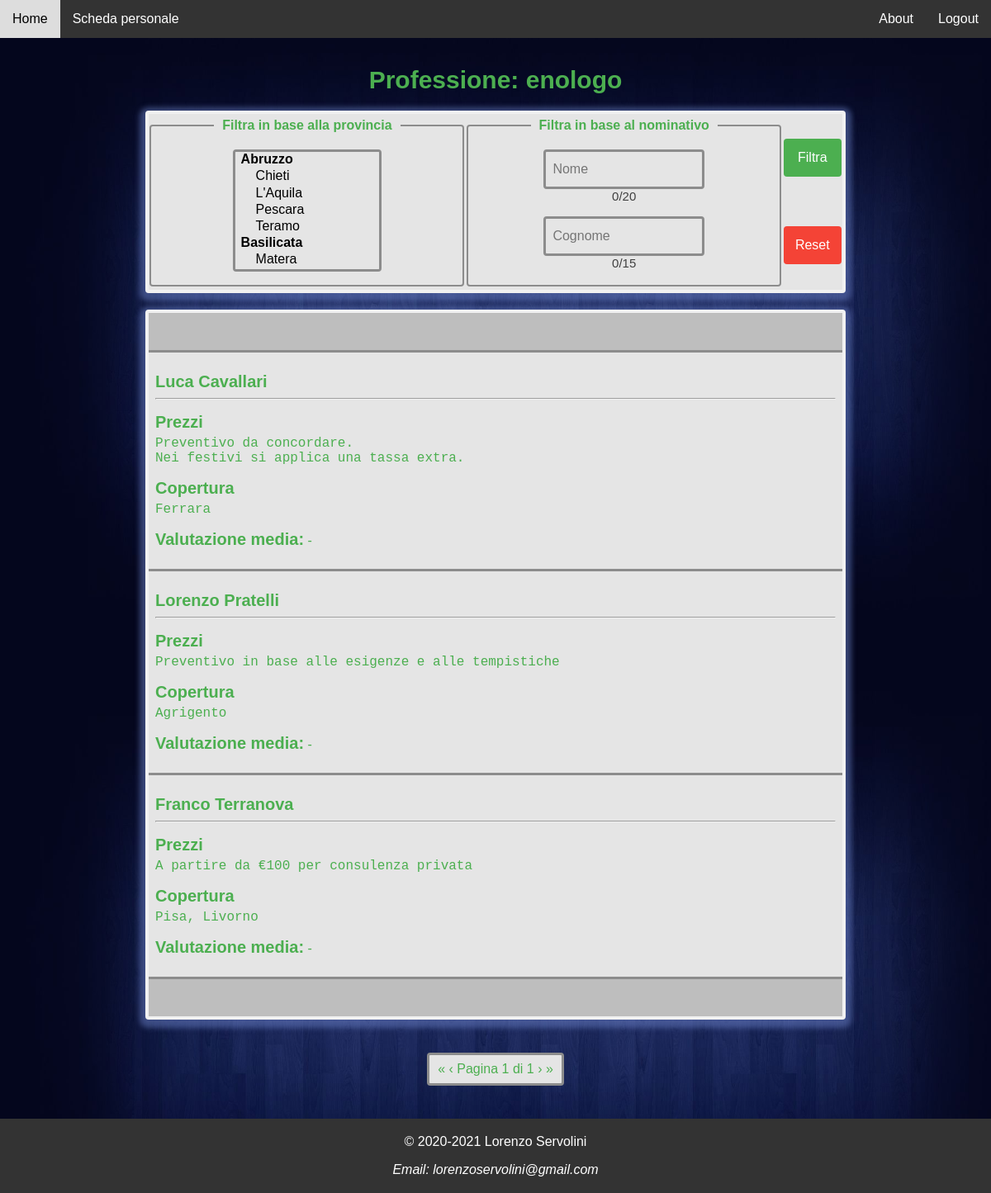
The app's page /php/ricerca.php?professione=Enologo (signed in) with its own data.
### tables this page shows
CREATE TABLE IF NOT EXISTS `professionista` (
  `Email` varchar(50) NOT NULL,
  `Password` char(60) NOT NULL,
  `Genere` char(1) NOT NULL,
  `Nome` varchar(20) NOT NULL,
  `Cognome` varchar(15) NOT NULL,
  `Professione` varchar(20) NOT NULL,
  `Prezzi` varchar(130) DEFAULT NULL,
  `Copertura` varchar(1000) NOT NULL,
  `Descrizione` varchar(200) DEFAULT NULL,
  `Contatti` varchar(100) DEFAULT NULL,
  `Orari` varchar(300) DEFAULT NULL,
  `CondivisioneStorico` tinyint(1) NOT NULL COMMENT 'True (=1) se il professionista ha accettato di condividere lo storico degli interventi con tutti gli altri professionisti'
);

### php/assets/sessione-manager.php (called while the page is built, shortened)
<?php
function isLogged() {
    return isset($_SESSION['SB-logged']);
}
function getLoginEmail() {
    return $_SESSION['SB-logged'];
}

### php/assets/database-manager.php (called while the page is built, shortened)
<?php
class DatabaseManager {
    private $host = "127.0.0.1";
    private $user = "root";
    private $password = "";
    private $database = "subitoprofessionista";
    private $connection = null;
    public function isOpened(){
        return ($this->connection !== NULL);
    }
    private function openConnection(){
        if(!$this->isOpened()){
            $this->connection = mysqli_connect($this->host, $this->user, $this->password, $this->database)
            or die ("Connessione al database fallita: (" .  mysqli_connect_errno() . ") " . mysqli_connect_error());
        }
    }
    public function closeConnection(){
        if($this->isOpened()){
            $this->connection = null;
        }
    }
    public function prepared_query($query, $params) {
        $stmt = $this->connection->prepare($query);
        $values = array();
        $types = '';
        foreach($params as $type => &$value) {
            if(is_array($value)) {
                foreach($value as &$param) {
                    $values[] = &$param;
                    $types .= $type;
                }
            } else {
                $values[] = &$value;
                $types .= $type;
            }
        }
        if (call_user_func_array(array($stmt, 'bind_param'), array_merge(array($types), $values)) === FALSE)
            die("bind_param() fallita: (" . $stmt->errno . ") " . $stmt->error);
        if (!$stmt->execute())
            die("execute() fallita: (" . $stmt->errno . ") " . $stmt->error);
        return $stmt;
    }
    public function getResult($stmt) {
        $result = $stmt->get_result() or die("get_result() fallita: (" . $stmt->errno . ") " . $stmt->error);
        return $result;
    }
    public function query($query) {
        $result = $this->connection->query($query) or die("Query fallita: " . mysqli_error($this->connection));
        return $result;
    }
    public function fetch($result, $column = '', $type = '') {
        if($column !== '') {
            switch($type) {
                default:
                    $out_value = $result->fetch_assoc()[$column];
                    break;
            }
        }
        else {
            switch($type) {
                case 'row':
                    $out_value = $result->fetch_row();
                    break;
                default:
                    $out_value = $result->fetch_assoc();
                    break;
            }
        }
        return $out_value;
    }
}
$database = new DatabaseManager();

### php/assets/regioni-province-menu.php (the view, shortened to what this page needs)
<?php
require_once __DIR__ . "/database-manager.php";
function buildProvincesMenu($tabIndex, $label, $title, $required = false, $size = 6, $selected = null) {
    global $database;
    echo '<select class="input-field" id="province" name="province[]" title="' . $title . '"' . ($tabIndex === null ? '' : ' tabindex="' . $tabIndex . '"') . ($required ? ' required' : '') . ' size="' . $size . '" multiple>';
    $regioni = $database->query("SELECT Nome FROM regione");
    while ($row = $database->fetch($regioni)) {
        $regione = $row['Nome'];
        echo '<optgroup label="' . $regione . '">';
        $province = $database->query("SELECT Nome FROM provincia WHERE Regione = '" . str_replace("'", "\\'", $regione) . "';");
        while ($row1 = $database->fetch($province)) {
            $provincia = $row1['Nome'];
            echo '<option value="' . $provincia . '"';
            echo '>' . $provincia . '</option>';
        }
        echo '</optgroup>';
    }
    echo '</select>';
}

### php/ricerca.php (shortened to what this page needs)
<?php
    require_once __DIR__ . "/assets/sessione-manager.php";
    $professione = $_GET['professione'];
    $nome = null;
    $cognome = null;
    require_once __DIR__ . "/assets/database-manager.php";
    require_once __DIR__ . "/assets/paginator.php";
    require_once __DIR__ . "/assets/regioni-province-menu.php";
    global $database;
?>
<!DOCTYPE html>
<html lang="it">
<head>
    <link rel="stylesheet" type="text/css" href="../css/layout.css">
</head>
<body onload="addFilterHandlers();">
    <nav>
        <ul>
            <li><a href="../index.php">Home</a></li>
            <?php
            if(isLogged()) {
                echo '<li><a href="scheda-personale.php?email=' . getLoginEmail() . '">Scheda personale</a></li>';
                echo '<li class="right"><a href="logout.php">Logout</a></li>';
            }
            else {
                echo '<li><a href="registra-professionista/registrazione.php">Registrazione - professionista</a></li>';
                echo '<li><a href="registra-utente/registrazione.php">Registrazione - utente</a></li>';
                echo '<li><a href="login/login.php">Login</a></li>';
            }
            ?>
            <li class="right"><a href="manuale.php">About</a></li>
        </ul>
    </nav>
    <div class="page-container">
        <?php
            $select = "p.Email, p.Nome, p.Cognome, p.Prezzi, p.Copertura, AVG(r.Stelle) AS media";
            $from = "professionista p LEFT OUTER JOIN recensione r ON p.Email = r.Target";
            $where = "p.Professione = ?";
            $group = "p.Email";
            $order = "media DESC, p.Cognome ASC, p.Nome ASC";
            $param = array($professione);
            $paging = new MultiPage($select, $from, $where, $group, $order, $param, 8);
            echo '<h1>Professione: ' . strtolower($professione) . '</h1>';
            echo '<form action="ricerca.php" method="get" id="filtra" class="pannello">';
            echo '<fieldset>';
            echo '<legend><b>Filtra in base alla provincia</b></legend>';
            buildProvincesMenu(null, '', null, false, 7, $province);
            echo '</fieldset>';
            echo '<fieldset>';
            echo '<legend><b>Filtra in base al nominativo</b></legend>';
            echo '<input class="input-field long" id="name" type="text" placeholder="Nome" name="name" title="Nome di al massimo 20 caratteri" maxlength="20" pattern="[A-Za-z][A-Za-z ]{0,19}" autocomplete="on"';
            if($nome !== null)
                echo ' value="' . Validation::purify($nome) . '"';
            echo '>';
            echo '<div class="contatore"></div>';
            echo '<input class="input-field long" id="surname" type="text" placeholder="Cognome" name="surname" title="Cognome di al massimo 15 caratteri" maxlength="15" pattern="[A-Za-z][A-Za-z ]{0,14}" autocomplete="on"';
            if($cognome !== null)
                echo ' value="' . Validation::purify($cognome) . '"';
            echo '>';
            echo '<div class="contatore"></div>';
            echo '</fieldset>';
            echo '<div id="button-container">';
            echo '<button type="submit" class="submit" disabled>Filtra</button>';
            echo '<button type="reset" class="cancel">Reset</button>';
            echo '</div></form>';
            echo '<div id="search-result" class="pannello">';
            $result = $paging->getCurrentPageItems();
            while ($row = $database->fetch($result)) {
                $email = $row['Email'];
                $nominativo = $row['Nome'] . ' ' . $row['Cognome'];
                $prezzi = ($row['Prezzi'] === null ? '//' : $row['Prezzi']);
                $copertura = str_replace(',', ', ', $row['Copertura']);
                $media = ($row['media'] === null ? '-' : round($row['media'], 1));
                echo "<a href=\"scheda-personale.php?email={$email}\">";
                echo '<p><b>' . $nominativo . '</b></p>';
                echo '<hr>';
                echo '<p><b>Prezzi</b></p>';
                echo '<pre>' . $prezzi . '</pre>';
                echo '<p><b>Copertura</b></p>';
                echo '<pre>' . $copertura . '</pre>';
                echo '<p class="valutazione"><b>Valutazione media:</b> ' . $media . '</p>';
                echo '</a>';
            }
            echo '</div>';
            echo ($paging->toHtml("ricerca.php?professione={$professione}"));
        ?>
    </div>
</body>
</html>

### css/layout.css (style rules this page uses)
body { display: flex; flex-direction: column; word-wrap: break-word; margin: 0; background-color: lightskyblue; background-image: url('../img/background.jpg'); background-repeat: repeat-y; background-size: cover; font-family: Verdana, Helvetica, sans-serif; font-size: 16px; height: 100vh; }
.page-container { margin-top: 60px; color: #4caf50; }
h1 { text-align: center; font-size: 30px; }
hr { border: 1px inset #f1f1f1; }
input { padding: 12px 20px; outline: none; }
select { cursor: pointer; outline: none; }
button { cursor: pointer; outline: none; }
button:disabled { pointer-events: none; }
button.submit { background-color: #4CAF50; color: white; padding: 14px; margin: 8px 0; border: none; border-radius:4px; font-family: inherit; font-size: inherit; transition: background-color 0.5s; }
button.cancel { background-color: #f44336; color: white; padding: 14px; margin: 8px 0; border: none; border-radius:4px; font-family: inherit; font-size: inherit; transition: background-color 0.5s; }
a { text-decoration: none; outline: none; color: inherit; }
footer { color: white; background-color: #333333; margin: auto 0 0 0; padding: 3px; font-size: inherit; font-family: inherit; text-align: center; }
.input-field { margin: 8px auto; border: 3px solid #8c8c8c; border-radius: 4px; background-color: #e5e5e5; font-family: inherit; font-size: inherit; transition: border-color 0.4s; }
.input-field + .contatore { width: 262px; margin: -8px auto 8px; font-size: 15px; color: #404040; }
select.input-field[multiple] { padding: 0 5px; }
.pannello { border: 4px solid #f1f1f1; width: 70%; margin: 0 auto 40px auto; background-color: #bebebe; border-radius: 4px; box-shadow: 0 3px 6px 7px rgba(106, 127, 200, 0.5); }
nav ul { background-color: #333333; list-style-type: none; margin: 0; padding: 0; overflow: hidden; position: fixed; top: 0; width: 100%; }
nav ul li { float: left; }
nav ul li.right { float: right; }
nav ul li a { display: block; color: white; text-align: center; padding: 14px 15px; font-size: inherit; font-family: inherit; transition: color 0.7s, background-color 0.7s; }
#search-result > a { display: block; padding: 8px 8px; border-top: 3px solid #8c8c8c; margin: 0; background-color: #e5e5e5; font-family: inherit; font-size: inherit; }
#search-result > a:first-child { margin-top: 45px; }
#search-result > a:last-child { margin-bottom: 45px; border-bottom: 3px solid #8c8c8c; }
#search-result > a > p { margin-bottom: 0; }
#search-result > a > p.valutazione { margin-bottom: 16px; }
#search-result > a > p > b { font-size: 20px; }
#search-result > a > pre { margin-top: 5px; white-space: pre-wrap; }
#filtra { text-align: center; margin: 20px auto; background-color: #e5e5e5; display: flex; flex-direction: row; flex-wrap: wrap; justify-content: space-around; align-items: stretch; }
#filtra fieldset { display: inline; width: 43%; margin: 0 0 4px 0; padding: 7px 8px; border: 2px solid #8c8c8c; border-radius: 4px; font-family: inherit; font-size: inherit; text-align: center; }
#filtra fieldset > legend { padding: 5px 10px; }
#filtra .input-field { margin: 8px 0; }
#filtra .input-field:not([multiple]) { padding: 12px 0 12px 8px; }
#filtra select.input-field { width: 50%; }
#filtra input.input-field { width: 36%; }
#filtra input.input-field.long { width: 50%; }
#filtra #button-container { display: flex; flex-direction: column; justify-content: space-around; }
#filtra #button-container > button.submit { margin: 0; }
#filtra #button-container > button.cancel { margin: 0; }

### records on screen
professionista: nominativo "Luca Cavallari", Prezzi "Preventivo da concordare. Nei festivi si applica una tassa extra.", Copertura "Ferrara", media "-"
professionista: nominativo "Lorenzo Pratelli", Prezzi "Preventivo in base alle esigenze e alle tempistiche", Copertura "Agrigento", media "-"
professionista: nominativo "Franco Terranova", Prezzi "A partire da €100 per consulenza privata", Copertura "Pisa, Livorno", media "-"

### other values on screen
$professione "enologo"
$this->page "1"
$this->pages "1"
